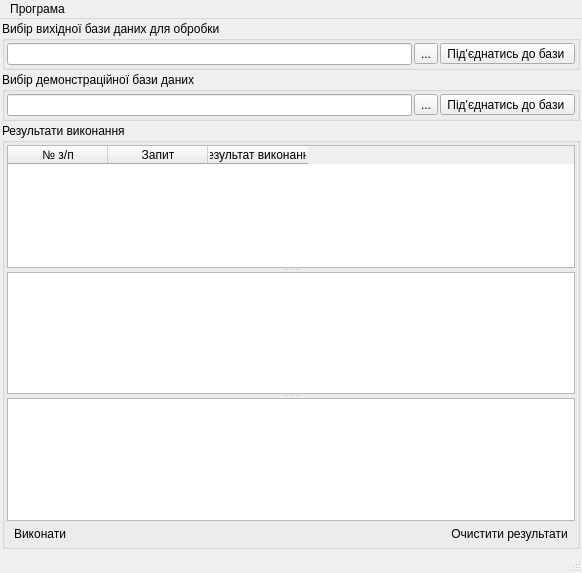
<?xml version="1.0" encoding="UTF-8"?>
<ui version="4.0">
 <class>MainWindow</class>
 <widget class="QMainWindow" name="MainWindow">
  <property name="geometry">
   <rect>
    <x>0</x>
    <y>0</y>
    <width>582</width>
    <height>573</height>
   </rect>
  </property>
  <property name="windowTitle">
   <string>MainWindow</string>
  </property>
  <widget class="QWidget" name="centralwidget">
   <layout class="QVBoxLayout" name="verticalLayout_2">
    <property name="spacing">
     <number>2</number>
    </property>
    <property name="margin">
     <number>2</number>
    </property>
    <item>
     <widget class="QGroupBox" name="groupBox_chose_input_db">
      <property name="title">
       <string>Вибір вихідної бази даних для обробки</string>
      </property>
      <layout class="QHBoxLayout" name="horizontalLayout">
       <property name="spacing">
        <number>2</number>
       </property>
       <property name="margin">
        <number>2</number>
       </property>
       <item>
        <widget class="QLineEdit" name="lineEdit_inputDb"/>
       </item>
       <item>
        <widget class="QToolButton" name="toolButton_inputDb">
         <property name="text">
          <string>...</string>
         </property>
        </widget>
       </item>
       <item>
        <widget class="QToolButton" name="toolButton_connectToInputDb">
         <property name="text">
          <string>Під'єднатись до бази </string>
         </property>
         <property name="icon">
          <iconset resource="../../tkeAbonent/tke/tke_rc">
           <normaloff>:/pictures/pictures/debugger.png</normaloff>:/pictures/pictures/debugger.png</iconset>
         </property>
         <property name="iconSize">
          <size>
           <width>12</width>
           <height>12</height>
          </size>
         </property>
         <property name="toolButtonStyle">
          <enum>Qt::ToolButtonTextBesideIcon</enum>
         </property>
        </widget>
       </item>
      </layout>
     </widget>
    </item>
    <item>
     <widget class="QGroupBox" name="groupBox">
      <property name="title">
       <string>Вибір демонстраційної бази даних</string>
      </property>
      <layout class="QHBoxLayout" name="horizontalLayout_2">
       <property name="spacing">
        <number>2</number>
       </property>
       <property name="margin">
        <number>2</number>
       </property>
       <item>
        <widget class="QLineEdit" name="lineEdit_outputDb"/>
       </item>
       <item>
        <widget class="QToolButton" name="toolButton_outputDb">
         <property name="text">
          <string>...</string>
         </property>
        </widget>
       </item>
       <item>
        <widget class="QToolButton" name="toolButton_connectToOutputDb">
         <property name="text">
          <string>Під'єднатись до бази </string>
         </property>
         <property name="icon">
          <iconset resource="../../tkeAbonent/tke/tke_rc">
           <normaloff>:/pictures/pictures/debugger.png</normaloff>:/pictures/pictures/debugger.png</iconset>
         </property>
         <property name="iconSize">
          <size>
           <width>12</width>
           <height>12</height>
          </size>
         </property>
         <property name="toolButtonStyle">
          <enum>Qt::ToolButtonTextBesideIcon</enum>
         </property>
        </widget>
       </item>
      </layout>
     </widget>
    </item>
    <item>
     <widget class="QGroupBox" name="groupBox_2">
      <property name="title">
       <string>Результати виконання</string>
      </property>
      <layout class="QVBoxLayout" name="verticalLayout">
       <property name="spacing">
        <number>2</number>
       </property>
       <property name="margin">
        <number>2</number>
       </property>
       <item>
        <widget class="QSplitter" name="splitter">
         <property name="orientation">
          <enum>Qt::Vertical</enum>
         </property>
         <widget class="QTableWidget" name="tableWidget">
          <property name="editTriggers">
           <set>QAbstractItemView::NoEditTriggers</set>
          </property>
          <column>
           <property name="text">
            <string>№ з/п</string>
           </property>
          </column>
          <column>
           <property name="text">
            <string>Запит</string>
           </property>
          </column>
          <column>
           <property name="text">
            <string>Результат виконання</string>
           </property>
          </column>
         </widget>
         <widget class="QPlainTextEdit" name="plainTextEdit_editQuerys"/>
         <widget class="QPlainTextEdit" name="plainTextEdit_viewResults"/>
        </widget>
       </item>
       <item>
        <layout class="QHBoxLayout" name="horizontalLayout_3">
         <item>
          <widget class="QToolButton" name="toolButton_execQuerys">
           <property name="text">
            <string>Виконати</string>
           </property>
           <property name="icon">
            <iconset resource="../../tkeAbonent/tke/tke_rc">
             <normaloff>:/pictures/pictures/button_ok.png</normaloff>:/pictures/pictures/button_ok.png</iconset>
           </property>
           <property name="iconSize">
            <size>
             <width>12</width>
             <height>12</height>
            </size>
           </property>
           <property name="toolButtonStyle">
            <enum>Qt::ToolButtonTextBesideIcon</enum>
           </property>
           <property name="autoRaise">
            <bool>true</bool>
           </property>
          </widget>
         </item>
         <item>
          <spacer name="horizontalSpacer">
           <property name="orientation">
            <enum>Qt::Horizontal</enum>
           </property>
           <property name="sizeHint" stdset="0">
            <size>
             <width>40</width>
             <height>20</height>
            </size>
           </property>
          </spacer>
         </item>
         <item>
          <widget class="QToolButton" name="toolButton_clearResults">
           <property name="text">
            <string>Очистити результати</string>
           </property>
           <property name="icon">
            <iconset resource="../../tkeAbonent/tke/tke_rc">
             <normaloff>:/pictures/pictures/button_cancel.png</normaloff>:/pictures/pictures/button_cancel.png</iconset>
           </property>
           <property name="iconSize">
            <size>
             <width>12</width>
             <height>12</height>
            </size>
           </property>
           <property name="toolButtonStyle">
            <enum>Qt::ToolButtonTextBesideIcon</enum>
           </property>
           <property name="autoRaise">
            <bool>true</bool>
           </property>
          </widget>
         </item>
        </layout>
       </item>
      </layout>
     </widget>
    </item>
   </layout>
  </widget>
  <widget class="QMenuBar" name="menubar">
   <property name="geometry">
    <rect>
     <x>0</x>
     <y>0</y>
     <width>582</width>
     <height>19</height>
    </rect>
   </property>
   <widget class="QMenu" name="menu">
    <property name="title">
     <string>Програма</string>
    </property>
    <addaction name="action_quit"/>
   </widget>
   <addaction name="menu"/>
  </widget>
  <widget class="QStatusBar" name="statusbar"/>
  <action name="action_quit">
   <property name="text">
    <string>Вихід</string>
   </property>
  </action>
 </widget>
 <resources>
  <include location="../../tkeAbonent/tke/tke_rc"/>
 </resources>
 <connections/>
</ui>
